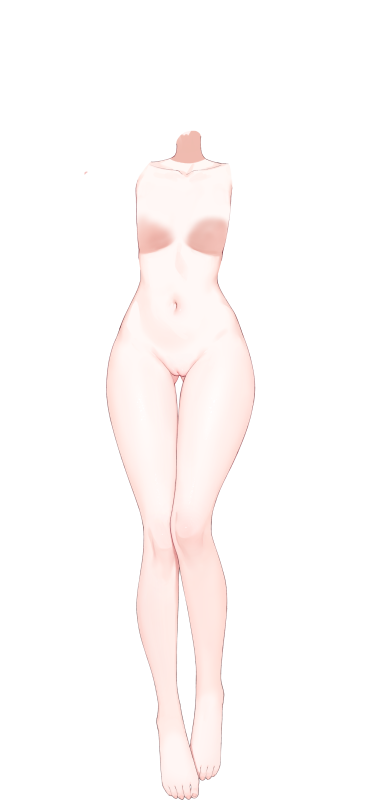
#> input picture extracted_assets/thin_sister/tachie/mio_tachie_body.png, 747 x 1600 px, found by its file name (shown at 1/2 size)
$ python test_composite_tachie.py
#> lines starting #> are read from the running program, lines starting #| are printed output that depends on the picture
import os
from PIL import Image

base_png = r"D:\game\存在感薄弱妹妹ver1.3.1\薄妹动态素材库_已解密PNG"
out_dir = r"D:\game\存在感薄弱妹妹ver1.3.1\薄妹动态素材库_已解密PNG\00_组合效果演示"
os.makedirs(out_dir, exist_ok=True)

def test_composite():
    # 1. Composite sister bedroom knee pillow (膝枕互动组合)
    sis_room = os.path.join(base_png, "04_妹妹卧室与膝枕日常(207帧)")
    back_p = os.path.join(sis_room, "hizamakura_back.png")
    camisole_p = os.path.join(sis_room, "hizamakura_camisole.png")
    coat_p = os.path.join(sis_room, "hizamakura_coat_normal.png")
    kao_p = os.path.join(sis_room, "hizamakura_back_kao1.png")

    if os.path.exists(back_p) and os.path.exists(camisole_p):
        img = Image.open(back_p).convert("RGBA")
        if os.path.exists(camisole_p):
            c_img = Image.open(camisole_p).convert("RGBA")
            img.paste(c_img, (0, 0), c_img)
        if os.path.exists(coat_p):
            coat_img = Image.open(coat_p).convert("RGBA")
            img.paste(coat_img, (0, 0), coat_img)
        if os.path.exists(kao_p):
            kao_img = Image.open(kao_p).convert("RGBA")
            img.paste(kao_img, (0, 0), kao_img)

        save_path = os.path.join(out_dir, "demo_knee_pillow_composite.png")
        img.save(save_path)
        print("Generated knee pillow composite:", save_path)

    # 2. Composite Tachie + Nurse Uniform (护士服换装立绘组合)
    tachie_dir = os.path.join(base_png, "01_妹妹动态立绘_乳摇与换装(24张)")
    body_p = os.path.join(tachie_dir, "mio_tachie_body.png")
    nurse_p = os.path.join(tachie_dir, "mio_tachie_nurse_uniform0.png")
    cap_p = os.path.join(tachie_dir, "mio_tachie_nurse_cap.png")
    boob_p = os.path.join(tachie_dir, "mio_tachie_boobShake1.png")

    if os.path.exists(body_p) and os.path.exists(nurse_p):
        body = Image.open(body_p).convert("RGBA")
#> body is the input picture: PIL image 747x1600 RGBA; mean R, G, B, A 48.2, 44.5, 43.8, 48.5
        nurse = Image.open(nurse_p).convert("RGBA")
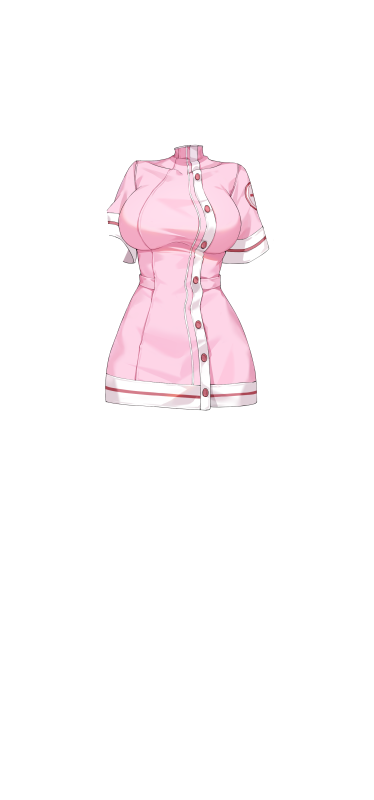
#> input picture extracted_assets/thin_sister/tachie/mio_tachie_nurse_uniform0.png, 747 x 1600 px, found by its file name (shown at 1/2 size)
#> nurse is the input picture: PIL image 747x1600 RGBA; mean R, G, B, A 242.3, 237.8, 239.6, 27.4
        body.paste(nurse, (0, 0), nurse)
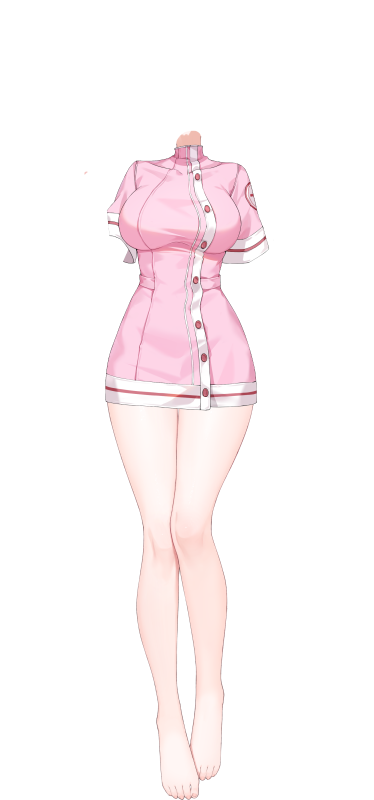
#> body: PIL image 747x1600 RGBA (shown at 1/2 size); mean R, G, B, A 51.5, 44.9, 46.2, 53.1; transparent parts drawn white
        save_nurse = os.path.join(out_dir, "demo_nurse_tachie.png")
        body.save(save_nurse)
        print("Generated nurse tachie composite:", save_nurse)

    # 3. Create an animated GIF from the morning brushing event (早晨刷牙动画组合)
    morning_dir = os.path.join(base_png, "02_早晨洗漱与刷牙动态(234帧)")
    frames = []
    for i in range(0, 48, 2): # take 24 frames for a smooth lightweight loop
        f_name = f"brushingTeeth{i:04d}.png"
        f_path = os.path.join(morning_dir, f_name)
        if os.path.exists(f_path):
            f_img = Image.open(f_path).convert("RGBA")
            # Create a nice soft background
            bg = Image.new("RGBA", f_img.size, (245, 245, 250, 255))
            bg.paste(f_img, (0, 0), f_img)
            frames.append(bg.convert("RGB"))

    if frames:
        gif_path = os.path.join(out_dir, "demo_brushing_teeth_loop.gif")
        frames[0].save(
            gif_path,
            save_all=True,
            append_images=frames[1:],
            duration=80, # 80ms per frame ~ 12.5 fps
            loop=0
        )
        print("Generated animated GIF:", gif_path)

if __name__ == "__main__":
    test_composite()
